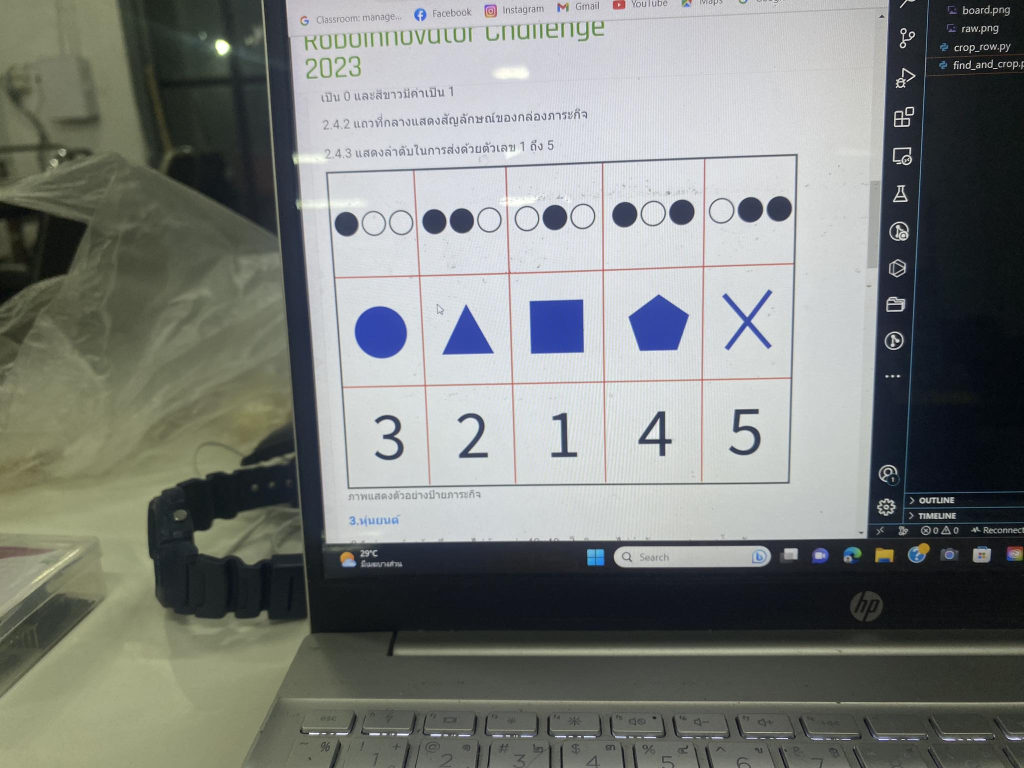
#> input picture Robo_innovator/images/raw2.png, 2048 x 1536 px (shown at 1/2 size)
$ python find_and_crop.py
#> lines starting #> are read from the running program, lines starting #| are printed output that depends on the picture; after the words box and inside, x2 and y2 are one past the last pixel; in counts of white or black regions, pixels touching at a corner belong together
import cv2
import math
def find_largest_rectangle(image_path):
    # Step 1: Read the image and convert it to grayscale
#> called with image_path = 'images/raw2.png'
    image = cv2.imread(image_path)
#> image is the input picture: shape (1536, 2048, 3); mean B, G, R 123.4, 127.3, 124
    gray_image = cv2.cvtColor(image, cv2.COLOR_BGR2GRAY)
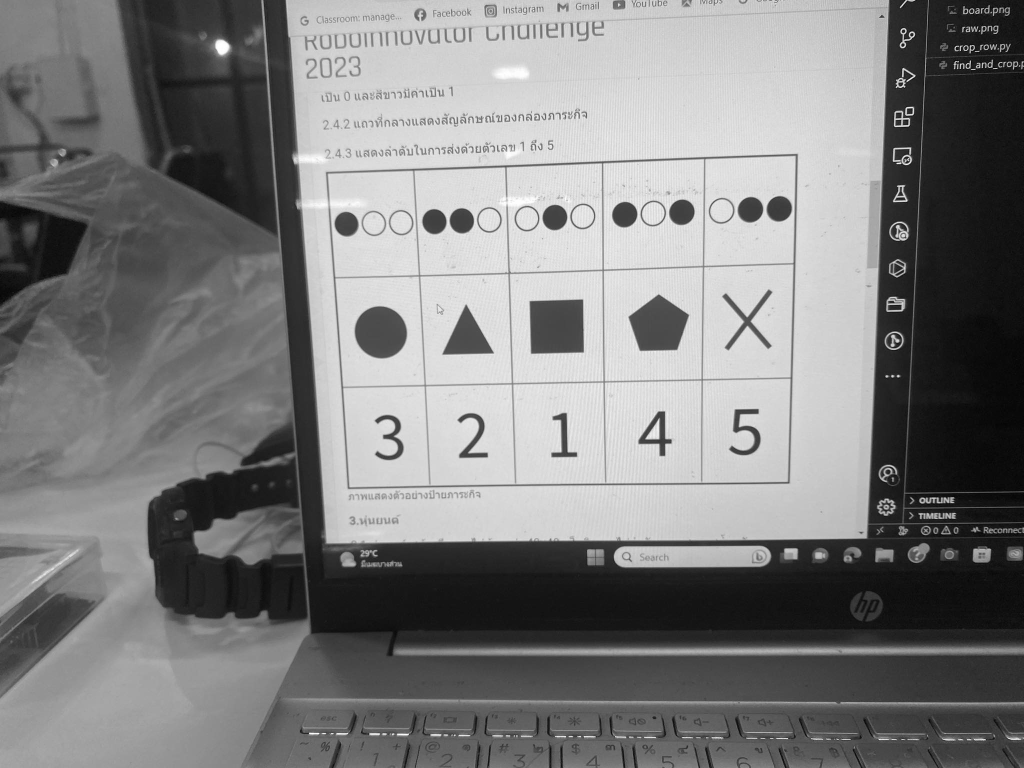
#> gray_image: shape (1536, 2048) (shown at 1/2 size); min 0, max 255, mean 125.9

    # Step 2: Apply edge detection (using Canny)
    edges = cv2.Canny(gray_image, 50, 150, apertureSize=3)
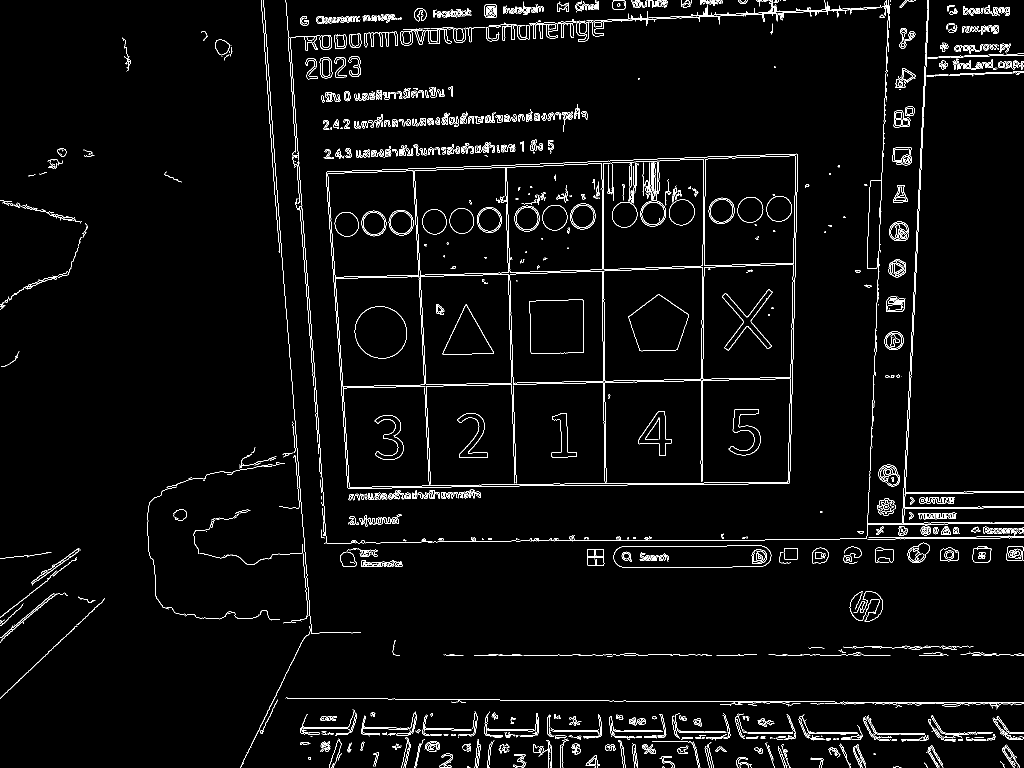
#> edges: shape (1536, 2048) (shown at 1/2 size); 3% white in thin lines or dots

    # Step 3: Find contours in the edge-detected image
    contours, _ = cv2.findContours(edges, cv2.RETR_EXTERNAL, cv2.CHAIN_APPROX_SIMPLE)
#> contours = 938 contours, 643 with area under 20; largest, box (x1, y1, x2, y2) and area: (652, 307, 1596, 978) 590057, (1227, 1091, 1543, 1135) 12825, (1778, 443, 1818, 482) 1225, (1815, 1085, 1860, 1126) 1206, (1769, 663, 1808, 700) 1106

    # Step 4: Filter contours based on area and approximate them as polygons
    filtered_contours = []
    for contour in contours:
        area = cv2.contourArea(contour)
        if area > 1000:  # Filter based on the contour area (adjust this threshold as needed)
            epsilon = 0.1 * cv2.arcLength(contour, True)
            approx = cv2.approxPolyDP(contour, epsilon, True)
            if len(approx) == 4:  # Only consider contours with four vertices (approximating rectangles)
                filtered_contours.append(approx)
#> this loop made 938 passes
#> (area, epsilon, approx) on passes 342, 351, 352, 355, 510, 535, 575: (1053.5, 12.99, [[1174, 1099], [1175, 1130], [1207, 1130], [1206, 1098]]), (1054.5, 13.17, [[1946, 1098], [1947, 1123], [1979, 1122], [1982, 1096]]), (12825, 68.55, [[1542, 1109], [1227, 1118]]), (1206.5, 13.93, [[1858, 1091], [1824, 1094], [1817, 1118], [1844, 1122]]), (1106.5, 12.4, [[1783, 663], [1769, 687], [1793, 699], [1807, 678]]), (1225, 13.34, [[1786, 447], [1780, 473], [1813, 479], [1814, 450]]), (590057, 316.7, [[1595, 308], [652, 344], [696, 977], [1578, 966]])
#> area on passes 16, 20, 21, 23, 25, 27: 107, 21.5, 144.5, 21, 39.5, 41
#> after the loop, filtered_contours = 6 contours; box (x1, y1, x2, y2) and area: (652, 308, 1596, 978) 589336, (1174, 1098, 1208, 1131) 1008, (1946, 1096, 1983, 1124) 866, (1780, 447, 1815, 480) 854, (1817, 1091, 1859, 1123) 844, (1769, 663, 1808, 700) 729

    # Step 5: Find the largest rectangle among the filtered contours
    largest_rectangle = max(filtered_contours, key=cv2.contourArea)
#> largest_rectangle = [[1595, 308], [652, 344], [696, 977], [1578, 966]]
    print(largest_rectangle)
#| [[[1595  308]]
#|  [[ 652  344]]
#|  [[ 696  977]]
#|  [[1578  966]]]

    # Step 6: Draw the largest rectangle on a copy of the original image
    image_with_rectangle = image.copy()
    cv2.drawContours(image_with_rectangle, [largest_rectangle], 0, (0, 255, 0), 2)
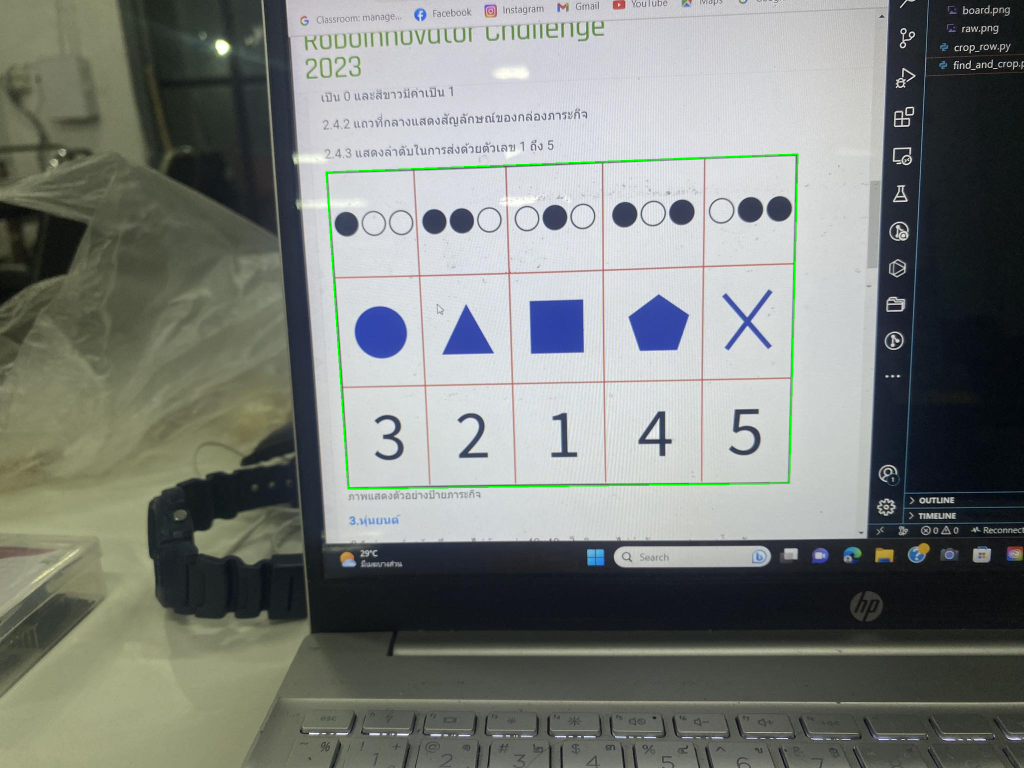
#> image_with_rectangle: shape (1536, 2048, 3) (shown at 1/2 size); 0.3% of pixels changed, all inside (x1, y1, x2, y2) = (651, 307, 1597, 979)

    x, y, w, h = cv2.boundingRect(largest_rectangle)
#> x = 652; y = 308; w = 944; h = 670
    cropped_image = image[y:y+h, x:x+w]
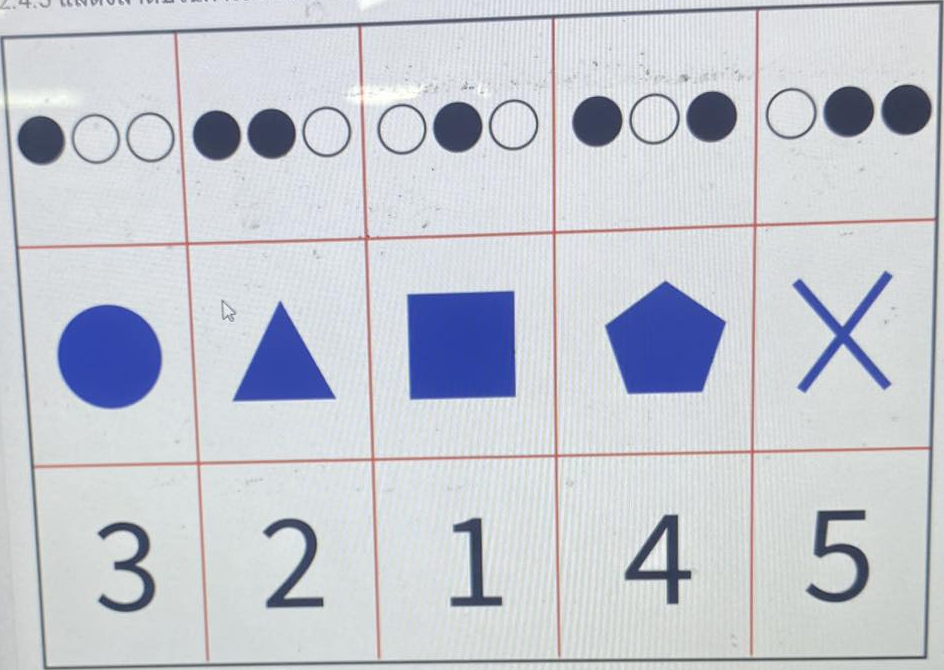
#> cropped_image: shape (670, 944, 3); mean B, G, R 209.3, 201.1, 197.3
    return cropped_image

def crop_row_col(cropped_image):
    for i in range(5):
        start_col = int(cropped_image.shape[1] * (i / 5))
        end_col = int(cropped_image.shape[1] * ((i + 1) / 5))
        for j in range(3):
            start_row = int(cropped_image.shape[0] * (j / 3))
            end_row = int(cropped_image.shape[0] * ((j + 1) / 3))
            segment_image = cropped_image[start_row:end_row, start_col:end_col]
            cv2.imwrite(f"images/{i + 1}_{j+1}.png", segment_image)

if __name__ == "__main__":
    image_path = "images/raw2.png"  # Replace with the path to your image
    cropped_image = find_largest_rectangle(image_path)
    cv2.imshow('test',cropped_image)
    cv2.waitKey(0)
    # crop_row_col(cropped_image)
